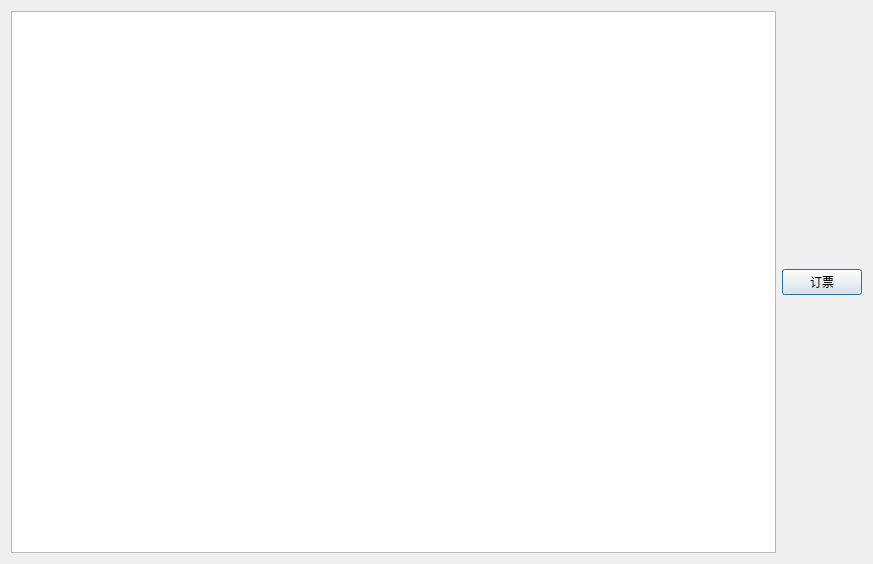
<?xml version="1.0" encoding="UTF-8"?>
<ui version="4.0">
 <class>SeatView</class>
 <widget class="QDialog" name="SeatView">
  <property name="enabled">
   <bool>true</bool>
  </property>
  <property name="geometry">
   <rect>
    <x>0</x>
    <y>0</y>
    <width>873</width>
    <height>564</height>
   </rect>
  </property>
  <property name="windowTitle">
   <string>Dialog</string>
  </property>
  <layout class="QGridLayout" name="gridLayout_2">
   <item row="0" column="0">
    <layout class="QGridLayout" name="gridLayout">
     <item row="0" column="0">
      <widget class="QTableWidget" name="seats">
       <property name="enabled">
        <bool>true</bool>
       </property>
      </widget>
     </item>
    </layout>
   </item>
   <item row="0" column="1">
    <widget class="QPushButton" name="bookButton">
     <property name="enabled">
      <bool>true</bool>
     </property>
     <property name="text">
      <string>订票</string>
     </property>
    </widget>
   </item>
  </layout>
 </widget>
 <resources/>
 <connections/>
</ui>
